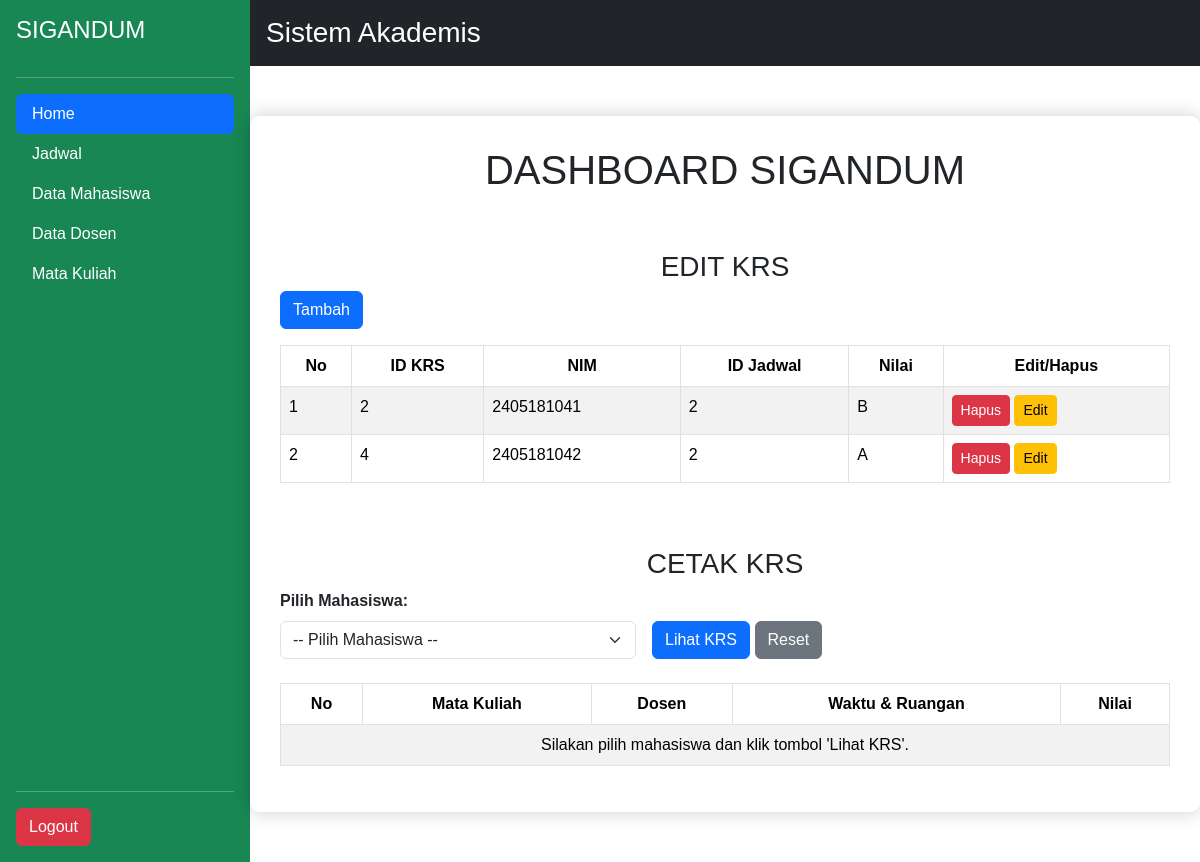
/index.php (signed in), run on an earlier commit of the app's database.
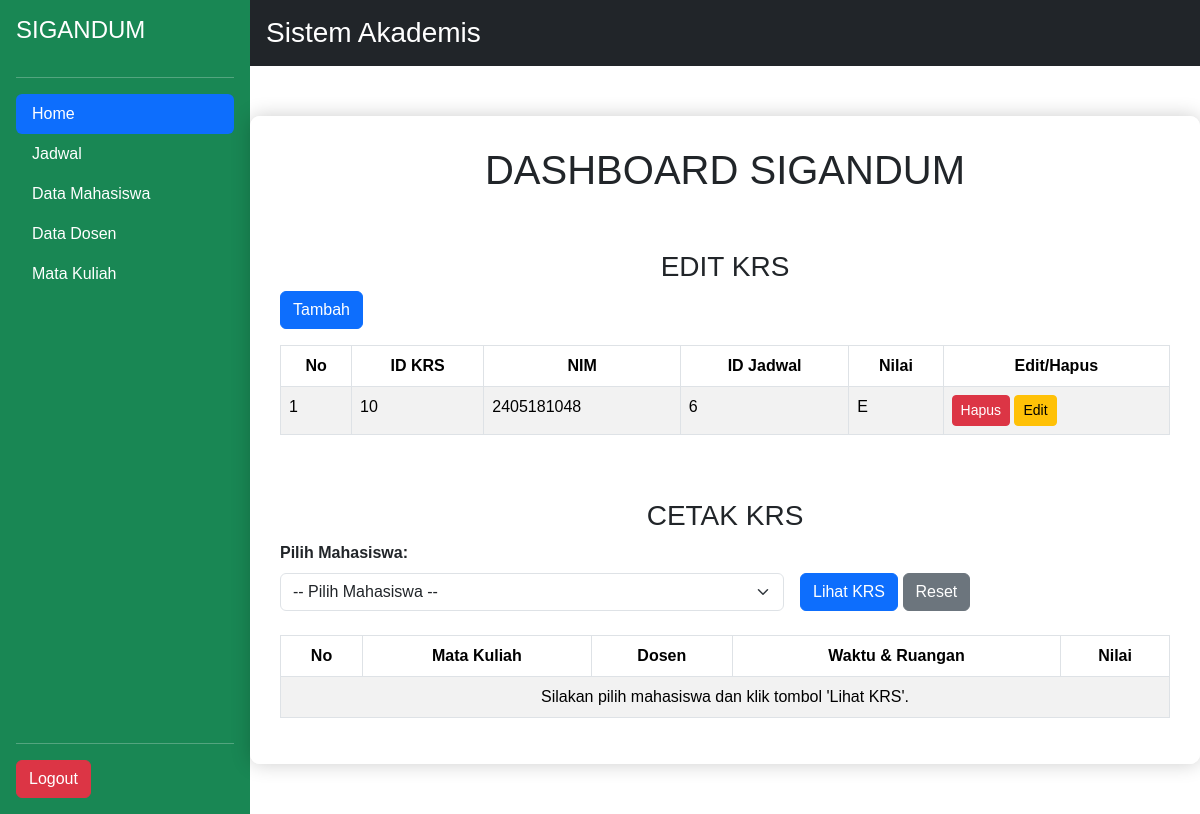
And on a later commit of the database.
### tables this page shows
CREATE TABLE `krs` (
  `id_krs` int NOT NULL,
  `nim` varchar(15) NOT NULL,
  `id_jadwal` int NOT NULL,
  `nilai` varchar(5) DEFAULT NULL
);

### index.php (the view, shortened to what the changed rows need)
<!DOCTYPE html>
<html lang="en">
<head>
    <link href="https://cdn.jsdelivr.net/npm/bootstrap@5.3.3/dist/css/bootstrap.min.css" rel="stylesheet">
    <link rel="stylesheet" href="style.css">
</head>
<body>
<?php
include 'koneksi.php';
?>
<div class="d-flex">
    <div class="flex-grow-1">
        <main>
            <section>
                <h1 class="text-center" style="font">DASHBOARD SIGANDUM</h1>
                <br><br>
                <h3 class="text-center" style="text-white">EDIT KRS</h2>
            <table class="table table-bordered table-striped">
                <thead>
                    <tr class="text-center">
                        <th>No</th>
                        <th>ID KRS</th>
                        <th>NIM</th>
                        <th>ID Jadwal</th>
                        <th>Nilai</th>
                        <th>Edit/Hapus</th>
                    </tr>
                </thead>
                <tbody>
                    <?php
                    $sql = "SELECT * FROM krs";
                    $result = $conn->query($sql);
                    $nomor = 1;
                    if ($result->num_rows > 0) {
                        while($row = $result->fetch_assoc()) {
                            echo "<tr>
                                <td>$nomor</td>
                                <td>$row[id_krs]</td>
                                <td>$row[nim]</td>
                                <td>$row[id_jadwal]</td>
                                <td>$row[nilai]</td>
                                <td>
                                    <a href='db/hapus.php?id_krs=$row[id_krs]' class='btn btn-danger btn-sm'>Hapus</a>
                                    <a href='db/edit.php?id_krs=$row[id_krs]' class='btn btn-warning btn-sm'>Edit</a>
                                </td>
                            </tr>";
                            $nomor++;
                        }
                    }
                    ?>
                </tbody>
            </table>
            <br><br>
            <h3 class="text-center" style="text-white">CETAK KRS</h2>
<table class="table table-bordered table-striped">
    <thead>
        <tr class="text-center">
            <th>No</th>
            <th>Mata Kuliah</th>
            <th>Dosen</th>
            <th>Waktu & Ruangan</th>
            <th>Nilai</th>
        </tr>
    </thead>
</table>
                </section>
            </main>
        </div>
</div>
</body>
</html>

What changed in the data, as far as the page shows it:
removed krs: id_krs "2", nim "2405181041", id_jadwal "2", nilai "B"
removed krs: id_krs "4", nim "2405181042", id_jadwal "2", nilai "A"
added krs: id_krs "10", nim "2405181048", id_jadwal "6", nilai "E"
